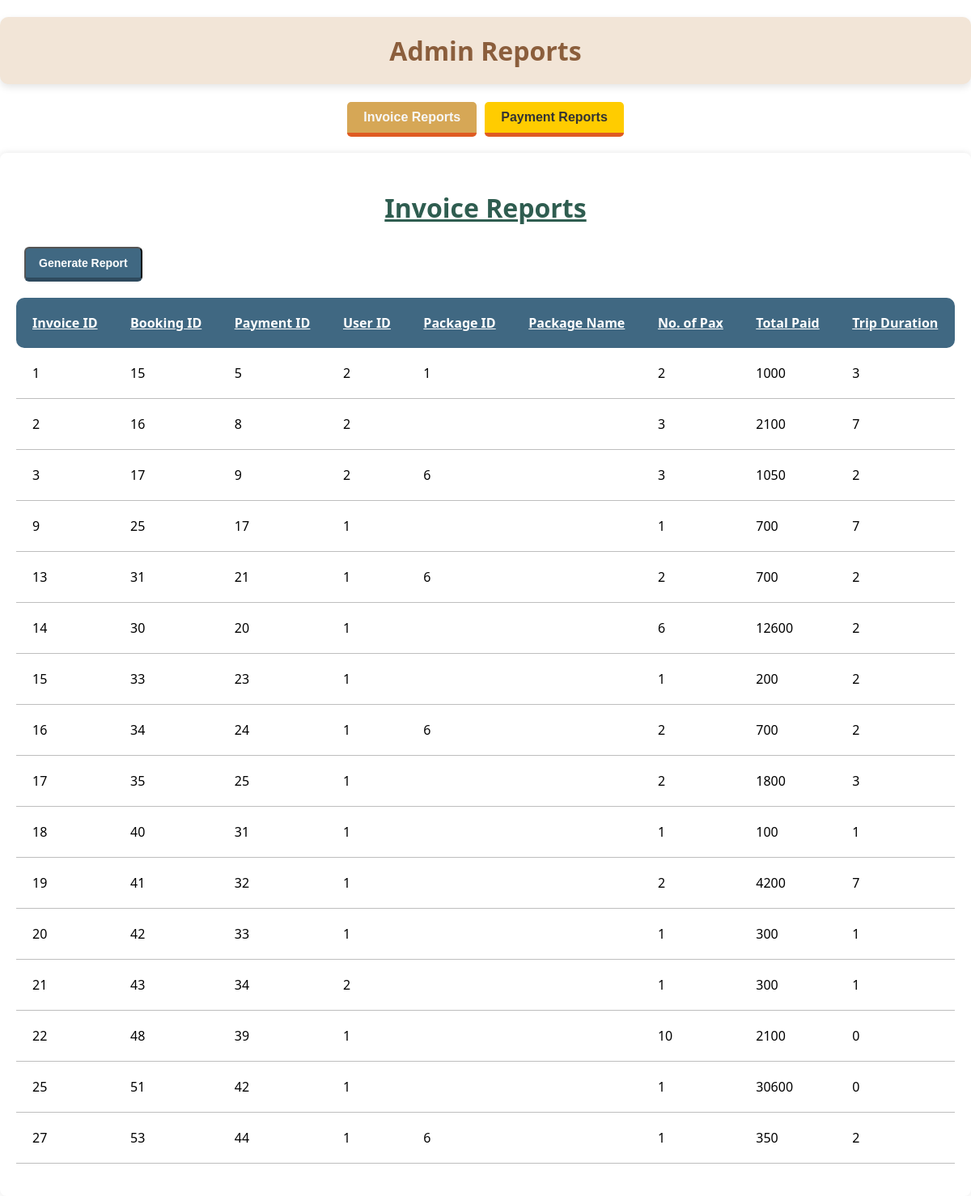
Screenshot of /ADadminreport.php with the database file from the repository.
### tables this page shows
CREATE TABLE IF NOT EXISTS `invoices` (
  `invoiceID` int NOT NULL AUTO_INCREMENT,
  `bookingID` int DEFAULT NULL,
  `paymentID` int NOT NULL,
  `userID` int NOT NULL,
  `packageID` int DEFAULT NULL,
  `numberOfPax` int NOT NULL,
  `totalPaid` int NOT NULL,
  `tripDuration` int NOT NULL,
  `flightRouteID` int DEFAULT NULL,
  `hotelID` int DEFAULT NULL,
  `booking_type` enum('package','flight','hotel','unknown') NOT NULL DEFAULT 'unknown',
  PRIMARY KEY (`invoiceID`),
  UNIQUE KEY `paymentID` (`paymentID`),
  KEY `idx_userID` (`userID`),
  KEY `idx_packageID` (`packageID`),
  KEY `idx_bookingID` (`bookingID`),
  KEY `fk_invoices_flight` (`flightRouteID`),
  KEY `fk_invoices_hotel` (`hotelID`)
);

### ADadminreport.php (the view, shortened to what this page needs)
<?php
include 'dbconnect.php';
$invoiceQuery = "SELECT * FROM invoices";
$invoiceResult = mysqli_query($conn, $invoiceQuery);
?>
<!DOCTYPE html>
<html lang="en">
<head>
  <link rel="stylesheet" href="ADadminreport.css">
</head>
<body>
<h1>Admin Reports</h1>
<div class="tabs">
    <button class="tab-link active" onclick="openTab('invoiceTab')">Invoice Reports</button>
    <button class="tab-link" onclick="openTab('paymentTab')">Payment Reports</button>
</div>
<div id="invoiceTab" class="tab-content" style="display:block;">
    <h2>Invoice Reports</h2>
    <div class="action-buttons">
        <button onclick="alert('Generating Invoice Report...')">Generate Report</button>
    </div>
    <table id="invoiceTable" border="0" cellpadding="10" cellspacing="0" class="invoiceTable">
        <tr>
            <th>Invoice ID</th>
            <th>Booking ID</th>
            <th>Payment ID</th>
            <th>User ID</th>
            <th>Package ID</th>
            <th>Package Name</th>
            <th>No. of Pax</th>
            <th>Total Paid</th>
            <th>Trip Duration</th>
        </tr>
        <?php while($row = mysqli_fetch_assoc($invoiceResult)): ?>
        <tr class="Table-row">
            <td><?= $row['invoiceID'] ?></td>
            <td><?= $row['bookingID'] ?></td>
            <td><?= $row['paymentID'] ?></td>
            <td><?= $row['userID'] ?></td>
            <td><?= $row['packageID'] ?></td>
            <td><?= $row['packageName'] ?></td>
            <td><?= $row['numberOfPax'] ?></td>
            <td><?= $row['totalPaid'] ?></td>
            <td><?= $row['tripDuration'] ?></td>
        </tr>
        <?php endwhile; ?>
    </table>
</div>
</body>
</html>

### ADadminreport.css (style rules this page uses)
body { margin: 0; font-family: 'Segoe UI', Tahoma, Geneva, Verdana, sans-serif; }
h1 { text-align: center; color: #8b5e3c; font-size: 32px; box-shadow: 0 4px 10px rgba(0, 0, 0, 0.1); padding: 20px 20px; border-radius: 10px; background-color: #f2e5d7; }
.tabs { margin-bottom: 20px; display: flex; justify-content: center; gap: 10px; }
.tabs button { padding: 10px 20px; background-color: #FFCC00; color: #333333; border: none; font-weight: bold; font-size: 16px; border-radius: 5px; cursor: pointer; border-bottom: 5px solid #df5b22; transition: background-color 0.3s; }
.tabs button.active { background-color: #D6A756; color: #f7f7f7; }
.tab-content { display: none; background: white; padding: 20px; border-radius: 8px; box-shadow: 0 0 8px rgba(0,0,0,0.1); }
table { width: 100%; text-align: center; border-collapse: collapse; margin: 20px auto; }
.paymentTable th, .invoiceTable th { background-color: #406882; color: #ffffff; text-decoration: underline 1px solid #ffffff; }
.paymentTable th:first-child, .invoiceTable th:first-child { border-top-left-radius: 10px; border-bottom-left-radius: 10px; }
.paymentTable th:last-child, .invoiceTable th:last-child { border-top-right-radius: 10px; border-bottom-right-radius: 10px; }
th, td { padding: 20px; text-align: left; }
.Table-row { margin-bottom: 20px; border-bottom: #bebebe 1px solid; }
h2 { text-align: center; color: #2f5d50; font-size: 32px; text-decoration:underline; }
.action-buttons button { text-decoration: none; padding: 10px 16px; font-weight: bold; border-radius: 6px; font-size: 14px; transition: background-color 0.3s; margin-left: 10px; background-color: #406882; color: #ffffff !important; border-bottom: 5px solid #2e4a5e; }

### rows the page displays
invoices: invoiceID "1", bookingID "15", paymentID "5", userID "2", packageID "1", numberOfPax "2", totalPaid "1000", tripDuration "3"
invoices: invoiceID "2", bookingID "16", paymentID "8", userID "2", numberOfPax "3", totalPaid "2100", tripDuration "7"
invoices: invoiceID "3", bookingID "17", paymentID "9", userID "2", packageID "6", numberOfPax "3", totalPaid "1050", tripDuration "2"
invoices: invoiceID "9", bookingID "25", paymentID "17", userID "1", numberOfPax "1", totalPaid "700", tripDuration "7"
invoices: invoiceID "13", bookingID "31", paymentID "21", userID "1", packageID "6", numberOfPax "2", totalPaid "700", tripDuration "2"
invoices: invoiceID "14", bookingID "30", paymentID "20", userID "1", numberOfPax "6", totalPaid "12600", tripDuration "2"
invoices: invoiceID "15", bookingID "33", paymentID "23", userID "1", numberOfPax "1", totalPaid "200", tripDuration "2"
invoices: invoiceID "16", bookingID "34", paymentID "24", userID "1", packageID "6", numberOfPax "2", totalPaid "700", tripDuration "2"
invoices: invoiceID "17", bookingID "35", paymentID "25", userID "1", numberOfPax "2", totalPaid "1800", tripDuration "3"
invoices: invoiceID "18", bookingID "40", paymentID "31", userID "1", numberOfPax "1", totalPaid "100", tripDuration "1"
invoices: invoiceID "19", bookingID "41", paymentID "32", userID "1", numberOfPax "2", totalPaid "4200", tripDuration "7"
invoices: invoiceID "20", bookingID "42", paymentID "33", userID "1", numberOfPax "1", totalPaid "300", tripDuration "1"
invoices: invoiceID "21", bookingID "43", paymentID "34", userID "2", numberOfPax "1", totalPaid "300", tripDuration "1"
invoices: invoiceID "22", bookingID "48", paymentID "39", userID "1", numberOfPax "10", totalPaid "2100", tripDuration "0"
invoices: invoiceID "25", bookingID "51", paymentID "42", userID "1", numberOfPax "1", totalPaid "30600", tripDuration "0"
invoices: invoiceID "27", bookingID "53", paymentID "44", userID "1", packageID "6", numberOfPax "1", totalPaid "350", tripDuration "2"
